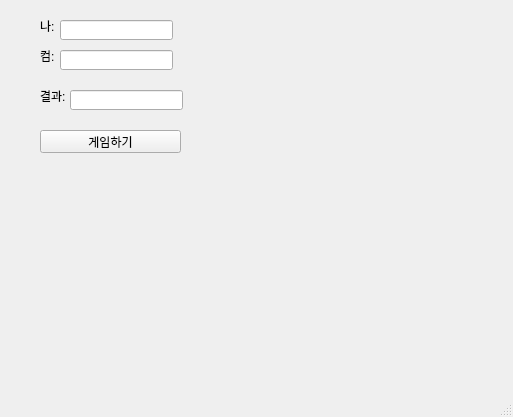
<?xml version="1.0" encoding="UTF-8"?>
<ui version="4.0">
 <class>PushButton</class>
 <widget class="QMainWindow" name="PushButton">
  <property name="geometry">
   <rect>
    <x>0</x>
    <y>0</y>
    <width>513</width>
    <height>417</height>
   </rect>
  </property>
  <property name="windowTitle">
   <string>MainWindow</string>
  </property>
  <widget class="QWidget" name="centralwidget">
   <widget class="QLabel" name="lbl_mine">
    <property name="geometry">
     <rect>
      <x>40</x>
      <y>20</y>
      <width>56</width>
      <height>12</height>
     </rect>
    </property>
    <property name="text">
     <string>나:</string>
    </property>
   </widget>
   <widget class="QLabel" name="lbl_com">
    <property name="geometry">
     <rect>
      <x>40</x>
      <y>50</y>
      <width>56</width>
      <height>12</height>
     </rect>
    </property>
    <property name="text">
     <string>컴:</string>
    </property>
   </widget>
   <widget class="QLabel" name="lbl_result">
    <property name="geometry">
     <rect>
      <x>40</x>
      <y>90</y>
      <width>56</width>
      <height>12</height>
     </rect>
    </property>
    <property name="text">
     <string>결과:</string>
    </property>
   </widget>
   <widget class="QLineEdit" name="le_mine">
    <property name="geometry">
     <rect>
      <x>60</x>
      <y>20</y>
      <width>113</width>
      <height>20</height>
     </rect>
    </property>
   </widget>
   <widget class="QLineEdit" name="le_com">
    <property name="geometry">
     <rect>
      <x>60</x>
      <y>50</y>
      <width>113</width>
      <height>20</height>
     </rect>
    </property>
   </widget>
   <widget class="QLineEdit" name="le_result">
    <property name="geometry">
     <rect>
      <x>70</x>
      <y>90</y>
      <width>113</width>
      <height>20</height>
     </rect>
    </property>
   </widget>
   <widget class="QPushButton" name="pb">
    <property name="geometry">
     <rect>
      <x>40</x>
      <y>130</y>
      <width>141</width>
      <height>23</height>
     </rect>
    </property>
    <property name="text">
     <string>게임하기</string>
    </property>
   </widget>
  </widget>
  <widget class="QMenuBar" name="menubar">
   <property name="geometry">
    <rect>
     <x>0</x>
     <y>0</y>
     <width>513</width>
     <height>21</height>
    </rect>
   </property>
  </widget>
  <widget class="QStatusBar" name="statusbar"/>
 </widget>
 <resources/>
 <connections/>
 <slots>
  <slot>click()</slot>
 </slots>
</ui>
